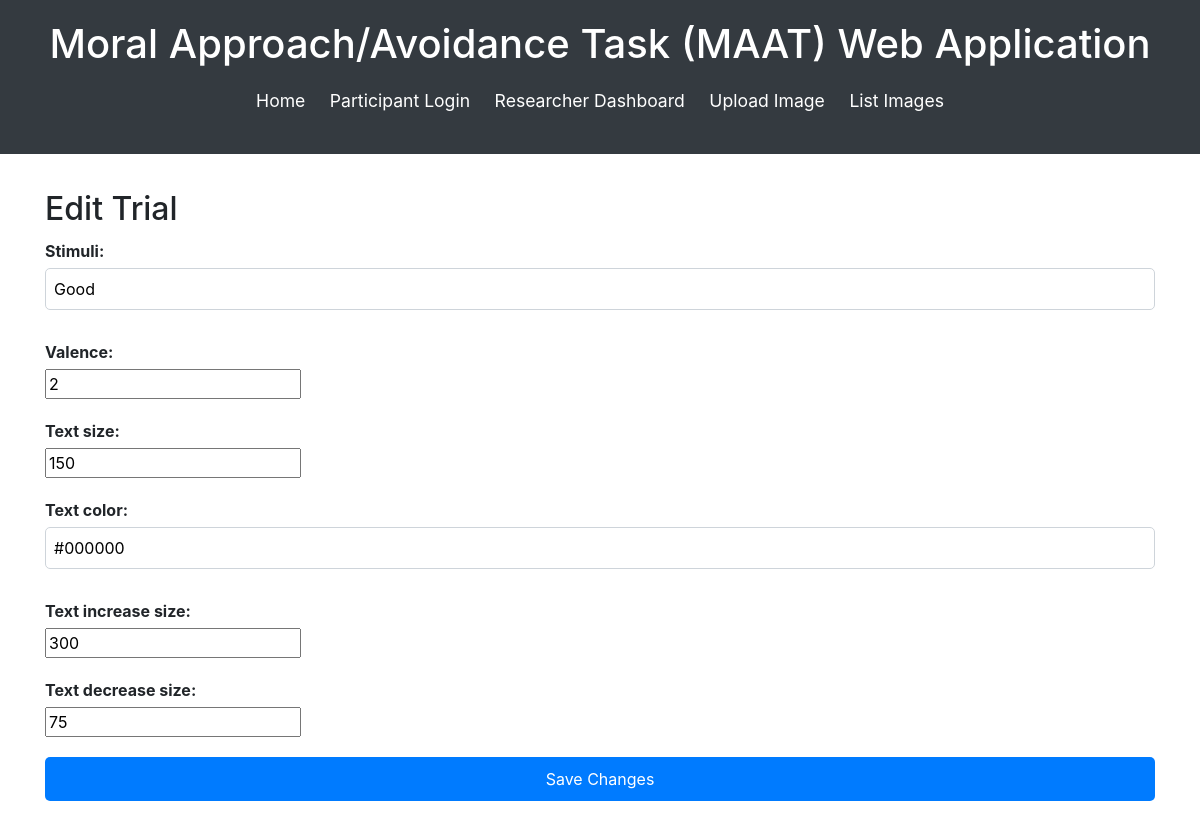
The page /edit_trial/4/ (signed in) on the database its author committed.
### maat_app/models.py (models this page shows, shortened)
class Trial(models.Model):
    experiment = models.ForeignKey(Experiment, on_delete=models.CASCADE, related_name='trials')
    block_order = models.IntegerField()
    stimuli = models.CharField(max_length=255)
    valence = models.IntegerField()
    text_size = models.IntegerField(default=150)
    text_color = models.CharField(max_length=7, default="#000000")
    text_increase_size = models.IntegerField(default=300)
    text_decrease_size = models.IntegerField(default=75)
    block_name = models.CharField(max_length=50, default='')  # Add this if it doesn't exist

### maat_app/views.py (the view)
# urls.py: path('edit_trial/<int:trial_id>/', views.edit_trial, name='edit_trial'),
@login_required
def edit_trial(request, trial_id):
    trial = get_object_or_404(Trial, id=trial_id)
    if request.method == 'POST':
        form = TrialForm(request.POST, request.FILES, instance=trial)
        if form.is_valid():
            form.save()
            return redirect('researcher_dashboard')
    else:
        form = TrialForm(instance=trial)
    return render(request, 'maat_app/edit_trial.html', {'form': form})

### maat_app/forms.py
class TrialForm(forms.ModelForm):
    class Meta:
        model = Trial
        fields = ['stimuli', 'valence', 'text_size', 'text_color', 'text_increase_size', 'text_decrease_size']

### maat_app/templates/maat_app/edit_trial.html (shortened to what this page needs)
{% extends "maat_app/base.html" %}
{% block content %}
<div class="content">
    <h2>Edit Trial</h2>
    <form method="POST">
        {{ form.as_p }}
        <button type="submit" class="button">Save Changes</button>
    </form>
</div>
{% endblock %}

### maat_app/static/css/style.css (style rules this page uses)
body { font-family: 'Arial', sans-serif; font-size: 16px; background-color: #f8f9fa; color: #212529; line-height: 1.6; margin: 0; padding: 0; }
button { background-color: #007bff; color: white; border: none; padding: 10px 20px; cursor: pointer; font-size: 1em; border-radius: 5px; }
form label { display: block; margin-bottom: 5px; font-weight: bold; }
form input[type='text'], form input[type='password'], form input[type='email'] { width: 100%; padding: 8px; margin-bottom: 10px; border: 1px solid #ced4da; border-radius: 5px; }
form button[type='submit'] { width: 100%; padding: 10px; background-color: #007bff; color: white; border: none; font-size: 1em; border-radius: 5px; }
.content h2 { font-size: 2em; margin-bottom: 10px; }
.content p { margin-bottom: 20px; text-align: justify; }
.content .button { background-color: #007bff; color: white; border: none; padding: 10px 20px; cursor: pointer; font-size: 1em; border-radius: 5px; text-align: center; display: inline-block; text-decoration: none; }

### rows shown on the page
Trial: stimuli "Good", valence "2", text_size "150", text_color "#000000", text_increase_size "300", text_decrease_size "75"
